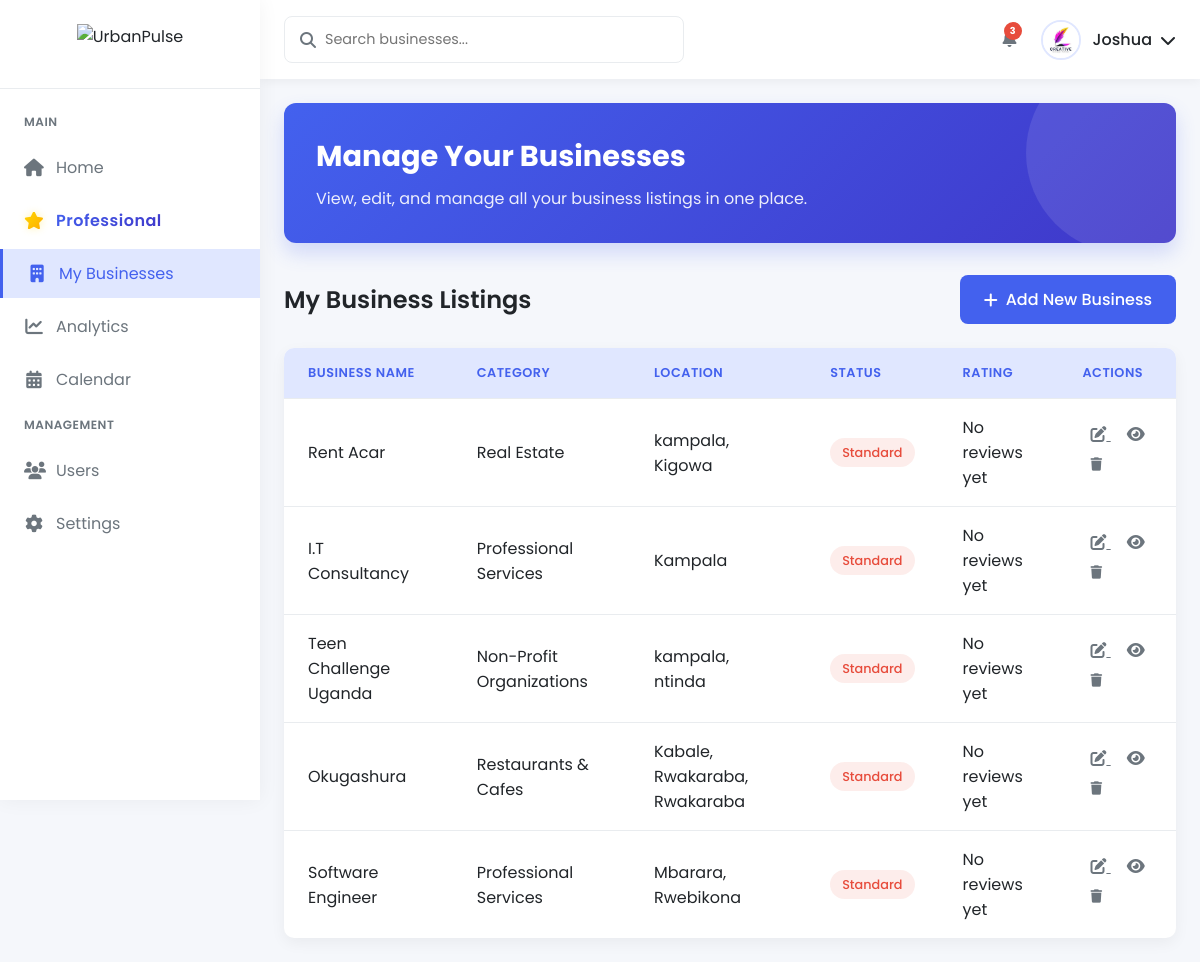
The app's page /business/index.php (signed in) with its own data.
### tables this page shows
CREATE TABLE IF NOT EXISTS `businesses` (
  `id` int NOT NULL AUTO_INCREMENT,
  `name` varchar(255) NOT NULL,
  `description` text,
  `category_id` int NOT NULL,
  `address` text NOT NULL,
  `city` varchar(100) NOT NULL,
  `phone` varchar(20) NOT NULL,
  `email` varchar(191) DEFAULT NULL,
  `website` varchar(255) DEFAULT NULL,
  `latitude` decimal(10,8) DEFAULT NULL,
  `longitude` decimal(11,8) DEFAULT NULL,
  `opening_hours` text,
  `rating` decimal(2,1) DEFAULT '0.0',
  `review_count` int DEFAULT '0',
  `featured` tinyint(1) DEFAULT '0',
  `created_at` timestamp NULL DEFAULT CURRENT_TIMESTAMP,
  `updated_at` timestamp NULL DEFAULT CURRENT_TIMESTAMP ON UPDATE CURRENT_TIMESTAMP,
  `owner_id` int DEFAULT NULL,
  PRIMARY KEY (`id`),
  KEY `category_id` (`category_id`),
  KEY `owner_id` (`owner_id`)
);

CREATE TABLE IF NOT EXISTS `categories` (
  `id` int NOT NULL AUTO_INCREMENT,
  `name` varchar(100) NOT NULL,
  `slug` varchar(100) NOT NULL,
  `icon` varchar(50) DEFAULT NULL,
  PRIMARY KEY (`id`),
  UNIQUE KEY `slug` (`slug`)
);

### business/index.php (the view, shortened to what this page needs)
<?php
require_once __DIR__ . '/../includes/db.php';
try {
    $businessStmt = $pdo->prepare("
        SELECT b.*, c.name as category_name
        FROM businesses b
        LEFT JOIN categories c ON b.category_id = c.id
        WHERE b.owner_id = ?
    ");
    $businessStmt->execute([$_SESSION['user_id']]);
    $businesses = $businessStmt->fetchAll();
} catch (PDOException $e) {
    die("Database error: " . $e->getMessage());
}
?>
<!DOCTYPE html>
<html lang="en">
<head>
    <link rel="stylesheet" href="https://cdnjs.cloudflare.com/ajax/libs/font-awesome/6.4.0/css/all.min.css">
</head>
<body>
    <div class="sidebar">
        <div class="sidebar-header">
            <img src="../assets/images/logo-dark.png" alt="UrbanPulse" class="sidebar-logo">
        </div>
        <div class="sidebar-menu">
            <div class="menu-title">Main</div>
             <a href="../index.php" class="menu-item">
        <i class="fas fa-home"></i>
        <span>Home</span>
    </a>
<a href="professional.php" class="menu-item">
    <i class="fas fa-star" style="
        background: linear-gradient(135deg, #FFD700, #FFA500);
        -webkit-background-clip: text;
        background-clip: text;
        color: transparent;
        text-shadow: 0 0 8px rgba(255, 215, 0, 0.3);
        animation: pulse 2s infinite;
    "></i>
    <span style="
        background: linear-gradient(135deg, #4361ee, #3f37c9);
        -webkit-background-clip: text;
        background-clip: text;
        color: transparent;
        font-weight: 600;
        letter-spacing: 0.5px;
    ">Professional</span>
</a>
            <a href="index.php" class="menu-item active">
                <i class="fas fa-building"></i>
                <span>My Businesses</span>
            </a>
            <a href="analytics.php" class="menu-item">
                <i class="fas fa-chart-line"></i>
                <span>Analytics</span>
            </a>
            <a href="calendar.php" class="menu-item">
                <i class="fas fa-calendar-alt"></i>
                <span>Calendar</span>
            </a>
            <div class="menu-title">Management</div>
            <a href="users.php" class="menu-item">
                <i class="fas fa-users"></i>
                <span>Users</span>
            </a>
            <a href="settings.php" class="menu-item">
                <i class="fas fa-cog"></i>
                <span>Settings</span>
            </a>
        </div>
    </div>
    <div class="main-content">
        <nav class="top-nav">
            <div class="search-bar">
                <i class="fas fa-search"></i>
                <input type="text" placeholder="Search businesses...">
            </div>
            <div class="user-menu">
                <div class="notification-icon">
                    <span class="notification-badge">3</span>
                </div>
                <div class="user-profile">
                    <img src="../assets/uploads/profile/<?= htmlspecialchars($_SESSION['profile_photo']) ?>" alt="Profile" class="profile-img">
                    <span class="profile-name"><?= htmlspecialchars($_SESSION['username']) ?></span>
                    <i class="fas fa-chevron-down"></i>
                </div>
            </div>
        </nav>
        <div class="content-wrapper">
            <div class="welcome-card">
                <h1>Manage Your Businesses</h1>
                <p>View, edit, and manage all your business listings in one place.</p>
            </div>
            <div class="business-section">
                <div class="business-header">
                    <h2 class="section-title">My Business Listings</h2>
                    <a href="add-business.php" class="btn btn-primary">
                        <i class="fas fa-plus"></i>
                        Add New Business
                    </a>
                </div>
                <div class="business-table">
                    <table>
                        <thead>
                            <tr>
                                <th>Business Name</th>
                                <th>Category</th>
                                <th>Location</th>
                                <th>Status</th>
                                <th>Rating</th>
                                <th>Actions</th>
                            </tr>
                        </thead>
                        <tbody>
                            <?php if (count($businesses) > 0): ?>
                                <?php foreach ($businesses as $business): ?>
                                    <tr>
                                        <td><?= htmlspecialchars($business['name'] ?? '') ?></td>
                                        <td><?= htmlspecialchars($business['category_name'] ?? 'Uncategorized') ?></td>
                                        <td><?= htmlspecialchars(($business['city'] ?? '') . ($business['address'] ? ', ' . $business['address'] : '')) ?></td>
                                        <td>
                                            <span class="status <?= ($business['featured'] ?? false) ? 'status-active' : 'status-inactive' ?>">
                                                <?= ($business['featured'] ?? false) ? 'Featured' : 'Standard' ?>
                                            </span>
                                        </td>
                                        <td>
                                            <?php if ($business['rating'] > 0): ?>
                                                <?= str_repeat('★', floor($business['rating'])) ?><?= str_repeat('☆', 5 - floor($business['rating'])) ?>
                                                (<?= $business['review_count'] ?? 0 ?>)
                                            <?php else: ?>
                                                No reviews yet
                                            <?php endif; ?>
                                        </td>
                                        <td>
                                            <a href="edit-business.php?id=<?= $business['id'] ?>" class="action-btn" title="Edit">
                                                <i class="fas fa-edit"></i>
                                            </a>
                                            <a href="view-business.php?id=<?= $business['id'] ?>" class="action-btn" title="View">
                                                <i class="fas fa-eye"></i>
                                            </a>
                                            <button class="action-btn delete-business" title="Delete" data-id="<?= $business['id'] ?>">
                                                <i class="fas fa-trash"></i>
                                            </button>
                                        </td>
                                    </tr>
                                <?php endforeach; ?>
                            <?php endif; ?>
                        </tbody>
                    </table>
                </div>
            </div>
        </div>
    </div>
</body>
</html>

### records on screen
businesses: name "Rent Acar", category.name "Real Estate", city+address "kampala, Kigowa", featured "Standard", rating "No reviews yet"
businesses: name "I.T Consultancy", category.name "Professional Services", city "Kampala", featured "Standard", rating "No reviews yet"
businesses: name "Teen Challenge Uganda", category.name "Non-Profit Organizations", city+address "kampala, ntinda", featured "Standard", rating "No reviews yet"
businesses: name "Okugashura", category.name "Restaurants & Cafes", city+address "Kabale, Rwakaraba, Rwakaraba", featured "Standard", rating "No reviews yet"
businesses: name "Software Engineer", category.name "Professional Services", city+address "Mbarara, Rwebikona", featured "Standard", rating "No reviews yet"

### other values on screen
$_SESSION['username'] "Joshua"
